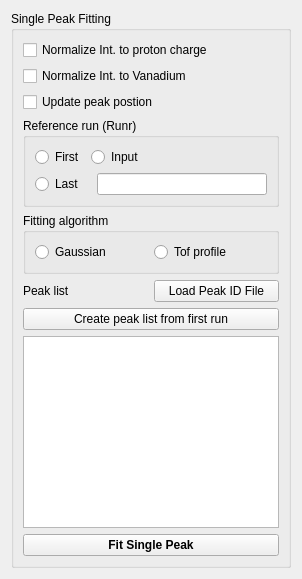
            <widget class="QWidget" name="tab_10">
             <attribute name="title">
              <string>VSPF</string>
             </attribute>
             <layout class="QVBoxLayout" name="verticalLayout_22">
              <item>
               <widget class="QGroupBox" name="groupBox_17">
                <property name="toolTip">
                 <string>&lt;html&gt;&lt;head/&gt;&lt;body&gt;&lt;p&gt;VSPF: Peak fitting&lt;/p&gt;&lt;/body&gt;&lt;/html&gt;</string>
                </property>
                <property name="title">
                 <string>Single Peak Fitting</string>
                </property>
                <layout class="QVBoxLayout" name="verticalLayout_20">
                 <item>
                  <widget class="QCheckBox" name="checkBox_4">
                   <property name="text">
                    <string>Normalize Int. to proton charge</string>
                   </property>
                  </widget>
                 </item>
                 <item>
                  <widget class="QCheckBox" name="checkBox_3">
                   <property name="text">
                    <string>Normalize Int. to Vanadium</string>
                   </property>
                  </widget>
                 </item>
                 <item>
                  <widget class="QCheckBox" name="checkBox_5">
                   <property name="text">
                    <string>Update peak postion</string>
                   </property>
                  </widget>
                 </item>
                 <item>
                  <widget class="QGroupBox" name="groupBox_18">
                   <property name="title">
                    <string>Reference run (Runr)</string>
                   </property>
                   <layout class="QGridLayout" name="gridLayout_13">
                    <item row="0" column="0">
                     <widget class="QRadioButton" name="radioButton_4">
                      <property name="text">
                       <string>First</string>
                      </property>
                     </widget>
                    </item>
                    <item row="0" column="1" colspan="2">
                     <widget class="QRadioButton" name="radioButton_7">
                      <property name="text">
                       <string>Input</string>
                      </property>
                     </widget>
                    </item>
                    <item row="1" column="0" colspan="2">
                     <widget class="QRadioButton" name="radioButton_6">
                      <property name="text">
                       <string>Last</string>
                      </property>
                     </widget>
                    </item>
                    <item row="1" column="2">
                     <widget class="QLineEdit" name="lineEdit_6"/>
                    </item>
                   </layout>
                  </widget>
                 </item>
                 <item>
                  <widget class="QGroupBox" name="groupBox_13">
                   <property name="title">
                    <string>Fitting algorithm</string>
                   </property>
                   <layout class="QHBoxLayout" name="horizontalLayout_16">
                    <item>
                     <widget class="QRadioButton" name="radioButton_23">
                      <property name="text">
                       <string>Gaussian</string>
                      </property>
                     </widget>
                    </item>
                    <item>
                     <widget class="QRadioButton" name="radioButton_25">
                      <property name="text">
                       <string>Tof profile</string>
                      </property>
                     </widget>
                    </item>
                   </layout>
                  </widget>
                 </item>
                 <item>
                  <layout class="QHBoxLayout" name="horizontalLayout_17">
                   <item>
                    <widget class="QLabel" name="label_4">
                     <property name="text">
                      <string>Peak list</string>
                     </property>
                    </widget>
                   </item>
                   <item>
                    <widget class="QPushButton" name="pushButton_9">
                     <property name="text">
                      <string>Load Peak ID File</string>
                     </property>
                    </widget>
                   </item>
                  </layout>
                 </item>
                 <item>
                  <widget class="QPushButton" name="pushButton_7">
                   <property name="toolTip">
                    <string>&lt;html&gt;&lt;head/&gt;&lt;body&gt;&lt;p&gt;CALL gui TO PICK PEAKS&lt;/p&gt;&lt;/body&gt;&lt;/html&gt;</string>
                   </property>
                   <property name="text">
                    <string>Create peak list from first run</string>
                   </property>
                  </widget>
                 </item>
                 <item>
                  <widget class="QTableWidget" name="tableWidget">
                   <property name="sizePolicy">
                    <sizepolicy hsizetype="Preferred" vsizetype="Expanding">
                     <horstretch>0</horstretch>
                     <verstretch>0</verstretch>
                    </sizepolicy>
                   </property>
                   <property name="minimumSize">
                    <size>
                     <width>0</width>
                     <height>60</height>
                    </size>
                   </property>
                  </widget>
                 </item>
                 <item>
                  <layout class="QHBoxLayout" name="horizontalLayout_18">
                   <item>
                    <widget class="QPushButton" name="pushButton_fitSinglePeak">
                     <property name="font">
                      <font>
                       <weight>75</weight>
                       <bold>true</bold>
                      </font>
                     </property>
                     <property name="toolTip">
                      <string>&lt;html&gt;&lt;head/&gt;&lt;body&gt;&lt;p&gt;In the right plots show:&lt;/p&gt;&lt;p&gt;1: strain vs. run number;&lt;/p&gt;&lt;p&gt;2. peak width vs. run number; &lt;/p&gt;&lt;p&gt;3. ... &lt;/p&gt;&lt;/body&gt;&lt;/html&gt;</string>
                     </property>
                     <property name="text">
                      <string>Fit Single Peak</string>
                     </property>
                    </widget>
                   </item>
                  </layout>
                 </item>
                </layout>
               </widget>
              </item>
             </layout>
            </widget>
